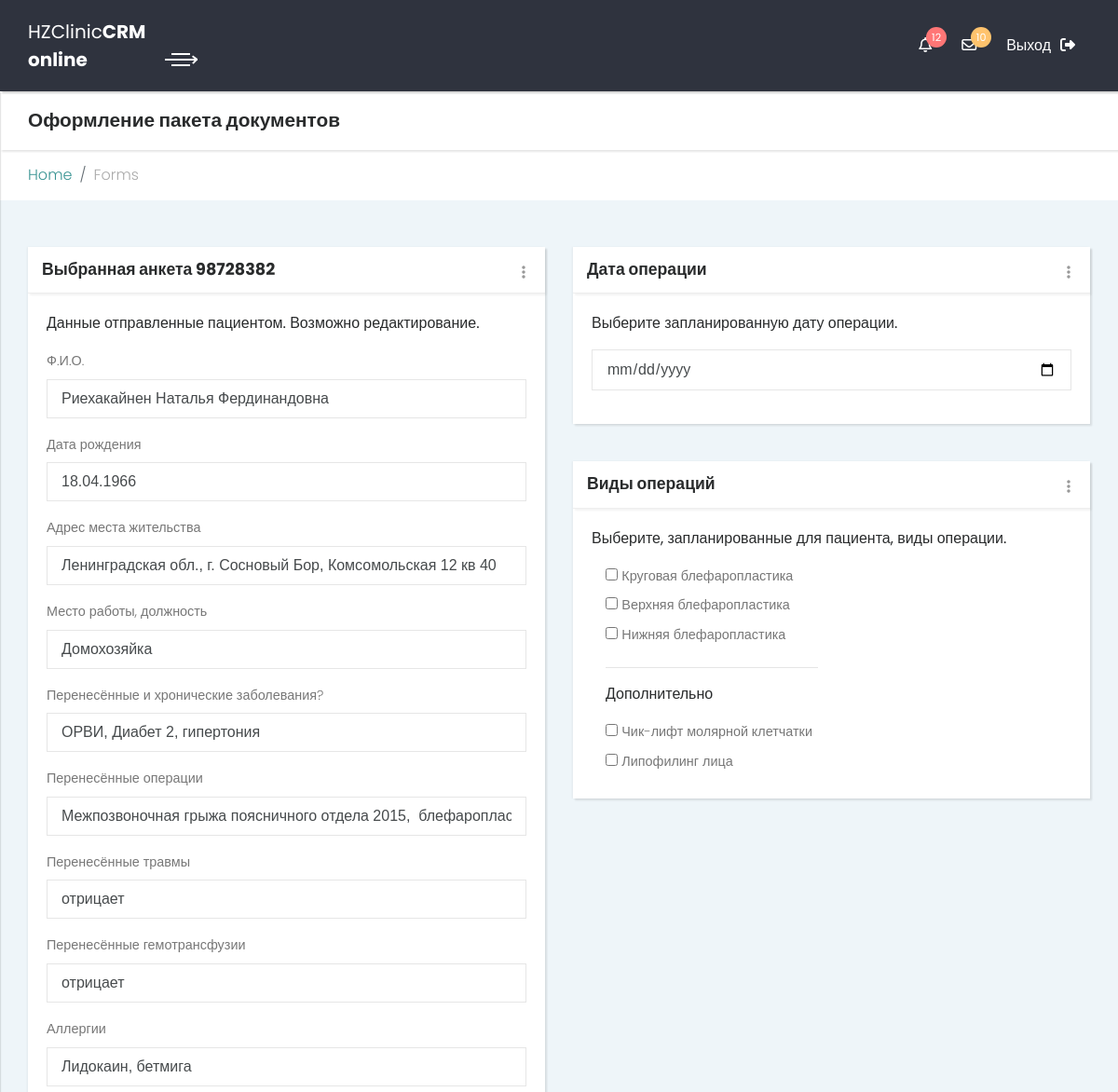
The page /quest/98728382 (signed in, upper part) on the database as committed earlier.
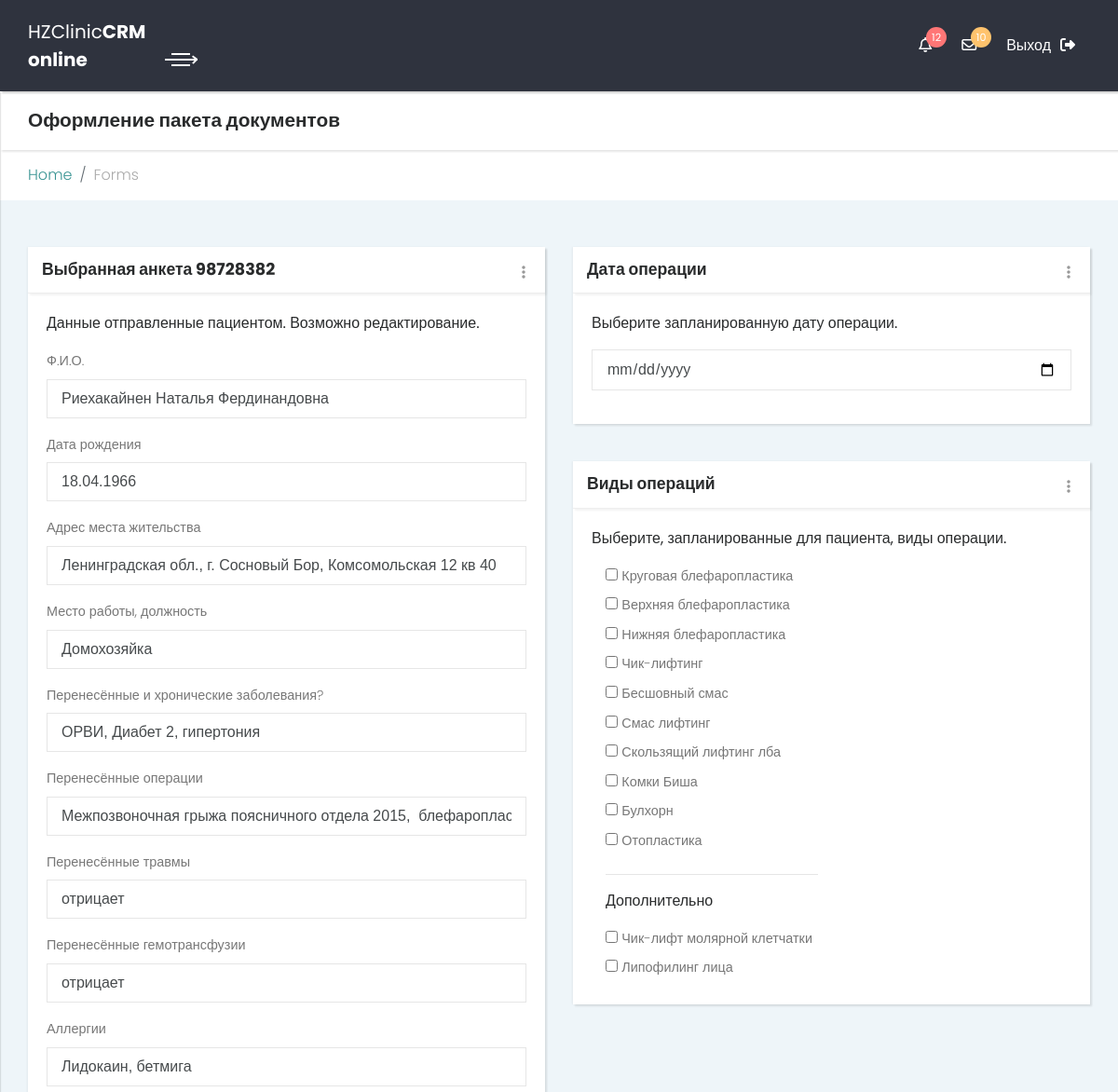
The same page on the database as committed later.
### crm/models.py (models this page shows, shortened)
class TypeOperations(models.Model):
    code = models.PositiveIntegerField(verbose_name='Код операции')
    name = models.CharField(max_length=50, verbose_name='Название операции')
    s_name = models.CharField(max_length=25, verbose_name='Сокращённое название')
    class Meta:
        verbose_name = 'Вид операции'
        verbose_name_plural = "Виды операций"
        ordering = ('code',)

### crm/views.py (the view)
# urls.py: path('quest/<int:ext_id>', views.quest_view, name='quest'),
def quest_view(request, ext_id):
    if not request.user.is_authenticated:
        return redirect(reverse(login_view))
    if request.method == 'POST':
        form = QuestForm(request.POST)
        print(request.POST)
        if form.is_valid():
            first = form.cleaned_data.get("FIO")
            last = form.cleaned_data.get("DateOfB")
            email = form.cleaned_data.get("Address")
            print(form.cleaned_data.get("FIO"))
            return redirect(reverse(login_view))
    else:
        anket = list()
        anket_qs = Anket.objects.filter(external_id=ext_id)
        anket_dict = anket_qs[0].content
        fio = anket_dict['Фамилия'] + ' ' + anket_dict['Имя'] + ' ' + anket_dict['Отчество']
        res_date = datetime.datetime.strptime(anket_dict['Дата рождения'], "%Y-%m-%d").strftime('%d.%m.%Y')
        PerZ = 'ОРВИ'
        PerZQ = anket_dict['Перенесённые и хронические заболевания?']
        if PerZQ != 'Нет':
            PerZA = ', ' + anket_dict['Перечислите перенесённые и хронические заболевания']
            PerZ += PerZA
        PerO = 'отрицает'
        PerOQ = anket_dict['У вас были операции раньше?']
        if PerOQ != 'Нет':
            PerO = anket_dict['Перечислите перенесённые операции']
        PerT = 'отрицает'
        PerTQ = anket_dict['У вас были травмы?']
        if PerTQ != 'Нет':
            PerT = anket_dict['Перечислите перенесённые ранее травмы']
        PerG = 'отрицает'
        PerGQ = anket_dict['Вы переносили гемотрансфузии?']
        if PerGQ != 'Нет':
            PerG = anket_dict['Перечислите перенесённые ранее гемотрансфузии']
        Allerg = 'отрицает'
        AllergQ = anket_dict['Были ли у Вас аллергические реакции?']
        if AllergQ != 'Нет':
            Allerg = anket_dict['На что были аллергические реакции?']
        VICH = 'отрицает'
        VICHQ = anket_dict['Являетесь ли Вы носителем ВИЧ-инфекции?']
        if VICHQ != 'Нет':
            VICH = 'ВИЧ-носитель'
        Gepatit = 'отрицает'
        GepatitQ = anket_dict['Болели ли вы гепатитом?']
        if GepatitQ != 'Нет':
            Gepatit = 'гепатит типа ' + anket_dict['Гепатитом какого типа вы болели?']
        Tub = 'отрицает'
        TubQ = anket_dict['Болели ли вы туберкулёзом лёгких?']
        if TubQ != 'Нет':
            Tub = 'положительно'
        Diabet = 'отрицает'
        DiabetQ = anket_dict['У вас есть сахарный диабет?']
        if DiabetQ != 'Нет':
            Diabet = anket_dict['Сахарный диабет какого типа и когда был диагностирован?']
        Vener = 'отрицает'
        VenerQ = anket_dict['Болели ли Вы венерическими заболеваниями?']
        if VenerQ != 'Нет':
            Vener = anket_dict['Какие венерические заболевания Вы перенесли?']
        Alk = anket_dict['Отношение к алкоголю']
        Kur = anket_dict['Отношение к курению']
        Nark = anket_dict['Отношение к наркотикам']
        initial = {'FIO': fio,
                   'DateOfB': res_date,
                   'Address': anket_dict['Адрес места жительства (регистрации)'],
                   'Job': anket_dict['Место работы, должность'],
                   'PerZ': PerZ,
                   'PerO': PerO,
                   'PerT': PerT,
                   'PerG': PerG,
                   'Allerg': Allerg,
                   'VICH': VICH,
                   'Gepatit': Gepatit,
                   'Tub': Tub,
                   'Diabet': Diabet,
                   'Vener': Vener,
                   'Alk': Alk,
                   'Kur': Kur,
                   'Nark': Nark,
                   }
        form = QuestForm(initial=initial)
    oper_types = TypeOperations.objects.all()
    context = {'title': 'Анкета',
               'oper_types': oper_types,
               'form': form,
               'ext_id': ext_id,
               }
    template_name = 'crm/_quest.html'
    return render(request, template_name=template_name, context=context)

### crm/templates/crm/_quest.html
{% extends "crm/_base.html" %}
{% load static %}
{% block Content %}
          {% include "crm/_content_quest2.html" %}
{% endblock %}

### crm/templates/crm/_base.html (shortened to what this page needs)
<!DOCTYPE html>{% load static %}
<html>
  <head>
    <link rel="stylesheet" href={% static "crm/css/bootstrap.min.css" %}>
    <link rel="stylesheet" href={% static "crm/css/style.sea.css" %} id="theme-stylesheet">
    <link rel="stylesheet" href={% static "crm/css/custom.css" %}>
    <link rel="stylesheet" href="https://file.myfontastic.com/da58YPMQ7U5HY8Rb6UxkNf/icons.css">
  </head>
  <body>
    <div class="page home-page">
      {% block MainNavbar %}
        {% include "crm/_main_navbar.html" %}
      {% endblock %}
      <div class="page-content d-flex align-items-stretch">
        {% block Content %}{% endblock %}
      </div>
    </div>
</body>
</html>

### crm/templates/crm/_main_navbar.html (shortened to what this page needs)
{% load static %}
<header class="header">
    <nav class="navbar">
        <div class="container-fluid">
            <div class="navbar-holder d-flex align-items-center justify-content-between">
                <div class="navbar-header">
                    <a href="index.html" class="navbar-brand">
                    <div class="brand-text brand-big hidden-lg-down"><span>HZClinic </span><strong>CRM</strong></div>
                    <div class="brand-text brand-small"><strong>online</strong></div>
                </a>
                    <a id="toggle-btn" href="#"
                                            class="menu-btn active"><span></span><span></span><span></span></a>
                </div>
                <ul class="nav-menu list-unstyled d-flex flex-md-row align-items-md-center">
                    <li class="nav-item dropdown"><a id="notifications" rel="nofollow" data-target="#" href="#"
                                                     data-toggle="dropdown" aria-haspopup="true" aria-expanded="false"
                                                     class="nav-link"><i class="fa fa-bell-o"></i><span
                            class="badge bg-red">12</span></a>
                    </li>
                    <li class="nav-item dropdown"><a id="messages" rel="nofollow" data-target="#" href="#"
                                                     data-toggle="dropdown" aria-haspopup="true" aria-expanded="false"
                                                     class="nav-link"><i class="fa fa-envelope-o"></i><span
                            class="badge bg-orange">10</span></a>
                    </li>
                    <li class="nav-item"><a href="../logout" class="nav-link logout">Выход<i class="fa fa-sign-out"></i></a>
                    </li>
                </ul>
            </div>
        </div>
    </nav>
</header>

### crm/templates/crm/_sidebar_header.html (shortened to what this page needs)
{% load static %}

### crm/templates/crm/_nav_menu.html (shortened to what this page needs)
{% load static %}

### crm/templates/crm/_content_quest2.html (shortened to what this page needs)
{% load static %}
<div class="content-inner">
          <header class="page-header">
            <div class="container-fluid">
              <h2 class="no-margin-bottom">Оформление пакета документов</h2>
            </div>
          </header>
          <ul class="breadcrumb">
            <div class="container-fluid">
              <li class="breadcrumb-item"><a href="index.html">Home</a></li>
              <li class="breadcrumb-item active">Forms</li>
            </div>
          </ul>
          <section class="tables">
            <form action="/quest/98728382" method="post">
             <div class="container-fluid">
              <div class="row">
                <div class="col-lg-6">
                  <div class="card">
                    <div class="card-close">
                      <div class="dropdown">
                        <button type="button" id="closeCard" data-toggle="dropdown" aria-haspopup="true" aria-expanded="false" class="dropdown-toggle"><i class="fa fa-ellipsis-v"></i></button>
                      </div>
                    </div>
                    <div class="card-header d-flex align-items-center">
                      <h3 class="h4">Выбранная анкета {{ ext_id }}</h3>
                    </div>
                    <div class="card-body">
                      <p>Данные отправленные пациентом. Возможно редактирование.</p>
                      {% if form %}
                         {% for item in form %}
                          <div class="form-group">
                          <label class="form-control-label">{{item.label}}</label>
                          <input type="text" name={{item.id_for_label}} id={{item.id_for_label}} class="form-control" value="{{item.value}}">
                          </div>
                          {% endfor %}
                      {% endif %}
                    </div>
                  </div>
                </div>
                <div class="col-lg-6">
                  <div class="card">
                    <div class="card-close">
                      <div class="dropdown">
                        <button type="button" id="closeCard" data-toggle="dropdown" aria-haspopup="true" aria-expanded="false" class="dropdown-toggle"><i class="fa fa-ellipsis-v"></i></button>
                      </div>
                    </div>
                    <div class="card-header d-flex align-items-center">
                      <h3 class="h4">Дата операции</h3>
                    </div>
                    <div class="card-body">
                      <p>Выберите запланированную дату операции.</p>
                      <div class="form-group">
                        <input id="oper_date" name="operation_date" type="date" class="form-control">
                      </div>
                        </div>
                  </div>
                  <div class="card">
                    <div class="card-close">
                      <div class="dropdown">
                        <button type="button" id="closeCard" data-toggle="dropdown" aria-haspopup="true" aria-expanded="false" class="dropdown-toggle"><i class="fa fa-ellipsis-v"></i></button>
                      </div>
                    </div>
                    <div class="card-header d-flex align-items-center">
                      <h3 class="h4">Виды операций</h3>
                    </div>
                    <div class="card-body">
                      <p>Выберите, запланированные для пациента, виды операции.</p>
                      <div class="col-lg-6">
                        {% if oper_types %}
                         {% for item in oper_types %}
                            <div>
                              <input id={{item.code}} name="oper_{{item.code}}" type="checkbox" value="{{item.s_name}}">
                              <label for={{item.code}}>{{item.name}}</label>
                            </div>
                        {% endfor %}
                        {% endif %}
                          <hr>
                          <p>Дополнительно</p>
                          <div>
                              <input id="dop1" type="checkbox" value="option1" name="oper_dop1">
                              <label for="dop1">Чик-лифт молярной клетчатки</label>
                            </div>
                            <div>
                              <input id="dop2" type="checkbox" value="option2" name="oper_dop2">
                              <label for="dop2">Липофилинг лица</label>
                            </div>
                          </div>
                    </div>
                  </div>
                </div>
              </div>
             </div>
            </form>
          </section>
        </div>

Rows that differ between the two databases and show on the page:
added TypeOperations: name "Чик-лифтинг"
added TypeOperations: name "Бесшовный смас"
added TypeOperations: name "Смас лифтинг"
added TypeOperations: name "Скользящий лифтинг лба"
added TypeOperations: name "Комки Биша"
added TypeOperations: name "Булхорн"
added TypeOperations: name "Отопластика"
